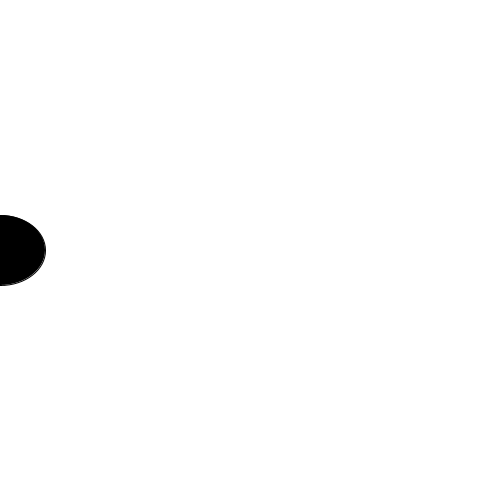
Frame 1 (no input)
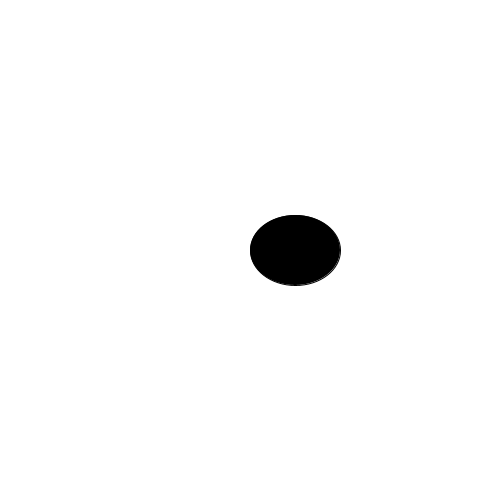
Frame 60 (the mouse pressed at the canvas centre just before this capture)
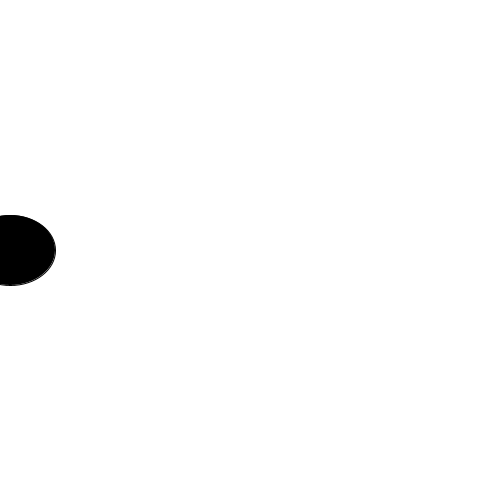
Frame 120 (the mouse held since frame 60 and released just before this capture)

The Processing sketch that drew these frames (run headless with seeded random() and noise(); from frame 60 on, the mouse is pressed at the canvas centre):

// Processing sketch: exercise_20_2
// ── exercise_20_2.pde
float y = 0.0;

void setup(){
size(500,500);
smooth();
fill(0);
  
}

void draw(){
  background(255);
  ellipse (y,width/2,90,70);
  y+= 5;
  if (y >= height + 35) { 
    y =-50;
    
  }
}
